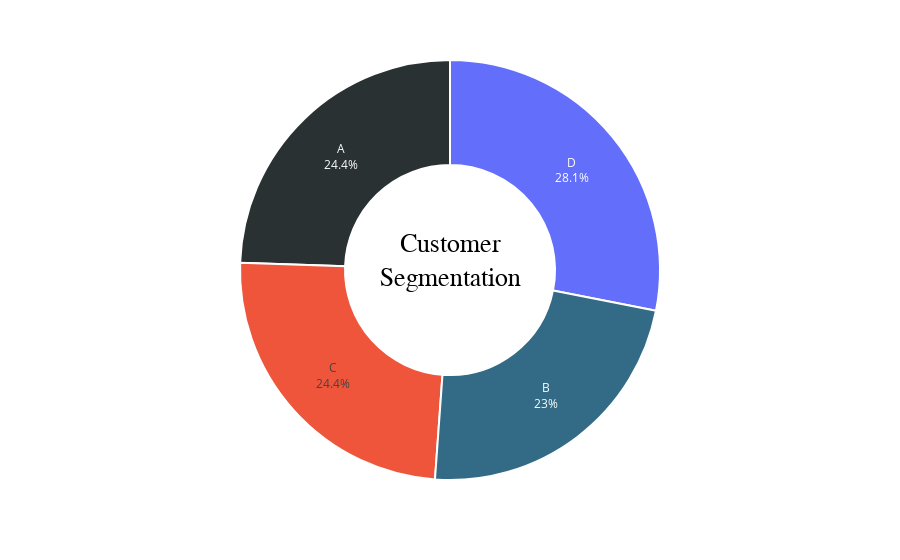

The cell this chart's notebook holds for it:
### Markdown cell above
# EDA

### Code cell
plot_data = data.groupby('Segmentation')['Segmentation'].agg(['count']).reset_index()

fig = px.pie(plot_data, values = plot_data['count'], names = plot_data['Segmentation'])

fig.update_traces(textposition = 'inside', textinfo = 'percent + label', hole = 0.5, 
                  marker = dict(colors = ['#2A3132','#336B87'], line = dict(color = 'white', width = 2)))

fig.update_layout(title_text = 'Customer<br>Segmentation', title_x = 0.5, title_y = 0.55, title_font_size = 26, 
                  title_font_family = 'Calibri', title_font_color = 'black', showlegend = False)
                  
fig.show()

### Figure 1 — Plotly figure (JSON) as saved in the notebook; plotly's stock layout.template omitted (floating-point values rounded to 4 significant figures)
{"data": [{"domain": {"x": [0, 1], "y": [0, 1]}, "hole": 0.5, "hovertemplate": "Segmentation=%{label}<br>count=%{value}<extra></extra>", "labels": ["A", "B", "C", "D"], "legendgroup": "", "marker": {"colors": ["#2A3132", "#336B87"], "line": {"color": "white", "width": 2}}, "name": "", "showlegend": true, "textinfo": "percent+label", "textposition": "inside", "type": "pie", "values": [1972, 1858, 1970, 2268]}], "layout": {"legend": {"tracegroupgap": 0}, "margin": {"t": 60}, "showlegend": false, "title": {"font": {"color": "black", "family": "Calibri", "size": 26}, "text": "Customer<br>Segmentation", "x": 0.5, "y": 0.55}}}
